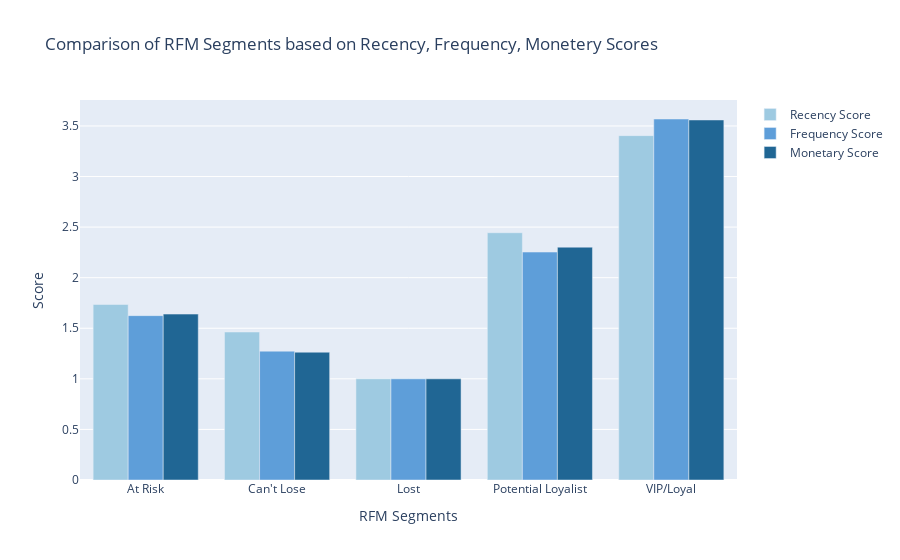

This figure's notebook cell:
### Code cell
segment_scores = rfm.groupby('RFM_Customer_Segments')[['R', 'F', 'M']].mean().reset_index()
fig = go.Figure()


#Add bar for Recency Score
fig.add_trace(go.Bar(
    x = segment_scores['RFM_Customer_Segments'],
    y = segment_scores['R'],
    name = 'Recency Score',
    marker_color = 'rgb(158, 202, 225)'
))

#Add bar for Frequency Score
fig.add_trace(go.Bar(
    x = segment_scores['RFM_Customer_Segments'],
    y = segment_scores['F'],
    name = 'Frequency Score',
    marker_color = 'rgb(94, 158, 217)'
))

#Add bar for Monetary Score
fig.add_trace(go.Bar(
    x = segment_scores['RFM_Customer_Segments'],
    y = segment_scores['M'],
    name = 'Monetary Score',
    marker_color = 'rgb(32, 102, 148)'
))


# update the layout
fig.update_layout(title = "Comparison of RFM Segments based on Recency, Frequency, Monetery Scores",
                  xaxis_title = "RFM Segments",
                  yaxis_title = "Score",
                  barmode = "group",
                  showlegend = True)

# Display the figure

fig.show()

### Figure 1 — Plotly figure (JSON) as saved in the notebook; plotly's stock layout.template omitted (floating-point values rounded to 4 significant figures)
{"data": [{"marker": {"color": "rgb(158, 202, 225)"}, "name": "Recency Score", "type": "bar", "x": ["At Risk", "Can't Lose", "Lost", "Potential Loyalist", "VIP/Loyal"], "y": [1.735, 1.463, 1.0, 2.444, 3.404]}, {"marker": {"color": "rgb(94, 158, 217)"}, "name": "Frequency Score", "type": "bar", "x": ["At Risk", "Can't Lose", "Lost", "Potential Loyalist", "VIP/Loyal"], "y": [1.625, 1.274, 1.0, 2.253, 3.569]}, {"marker": {"color": "rgb(32, 102, 148)"}, "name": "Monetary Score", "type": "bar", "x": ["At Risk", "Can't Lose", "Lost", "Potential Loyalist", "VIP/Loyal"], "y": [1.64, 1.263, 1.0, 2.302, 3.559]}], "layout": {"barmode": "group", "showlegend": true, "title": {"text": "Comparison of RFM Segments based on Recency, Frequency, Monetery Scores"}, "xaxis": {"title": {"text": "RFM Segments"}}, "yaxis": {"title": {"text": "Score"}}}}
